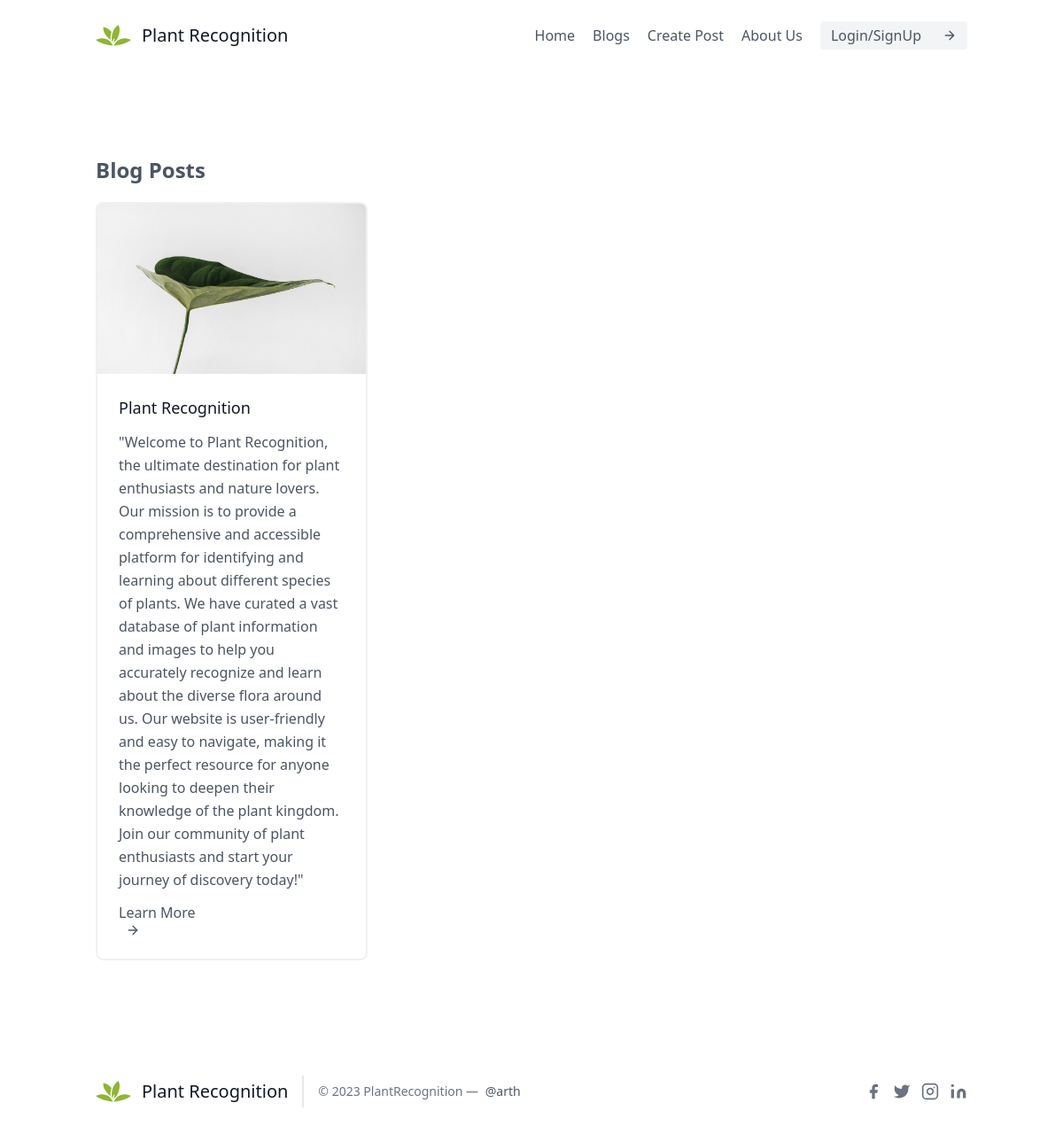
/blog_list, run on the app's committed database.
### myapp/models.py (models this page shows, shortened)
class BlogPost(models.Model):
    title = models.CharField(max_length=200)
    content = models.TextField()
    author = models.ForeignKey(User, on_delete=models.SET_NULL, null=True)
    image = models.ImageField(upload_to='blog_images', blank=True, null=True)
    date_created = models.DateTimeField(auto_now_add=True)

### myapp/views.py (the view)
# urls.py: path('blog_list', views.blog_list, name='blog_list'),
def blog_list(request):
    posts = BlogPost.objects.all().order_by('-date_created')
    return render(request, 'blog_list.html', {'posts': posts})

### templates/blog_list.html (shortened to what this page needs)
{% extends "base.html" %}
{% load static %}
{% block content %}
<section class="text-gray-600 body-font">
  <div class="container px-5 py-24 mx-auto">
    <h1 class="text-2xl font-bold mb-5">Blog Posts</h1>
    <div class="flex flex-wrap -m-4">
      {% for post in posts %}
      <div class="p-4 md:w-1/3">
        <div class="h-full border-2 border-gray-200 border-opacity-60 rounded-lg overflow-hidden">
          {% if post.image %}
          <img class="lg:h-48 md:h-36 w-full object-cover object-center" src="{{ MEDIA_URL }}{{ post.image }}" alt="{{ post.title }} image">
          {% endif %}
          <div class="p-6">
            <h1 class="title-font text-lg font-medium text-gray-900 mb-3"><a class="text-black-500 hover:text-green-600" href="{% url 'blog_detail' post.pk %}">{{ post.title }}</a></h1>
            <p class="leading-relaxed mb-3">{{ post.content }}</p>
            <div class="flex items-center flex-wrap ">
              <a class="text-black-500 hover:text-green-600 items-center md:mb-2 lg:mb-0" href="{% url 'blog_detail' post.pk %}">Learn More
                <svg class="w-4 h-4 ml-2" viewBox="0 0 24 24" stroke="currentColor" stroke-width="2" fill="none" stroke-linecap="round" stroke-linejoin="round">
                  <path d="M5 12h14"></path>
                  <path d="M12 5l7 7-7 7"></path>
                </svg>
                </a>
            </div>
          </div>
        </div>
      </div>
      {% endfor %}
    </div>
  </div>
</section>
{% endblock %}

### data on the page
BlogPost: image (picture), title "Plant Recognition", content "\"Welcome to Plant Recognition, the ultimate destination for plant enthusiasts and nature lovers. Our mission is to provide a comprehensive and accessible platform for identifying and learning about different species of plants. We have curated a vast database of plant information and images to help you accurately recognize and learn about the diverse flora around us. Our website is user-friendly and easy to navigate, making it the perfect resource for anyone looking to deepen their knowledge of the plant kingdom. Join our community of plant enthusiasts and start your journey of discovery today!\""
